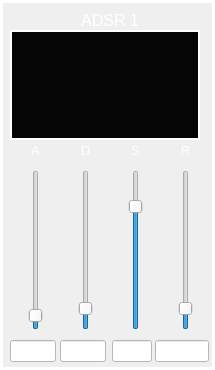
    <widget class="CustomFrame" name="frame_ADSR_1">
     <property name="geometry">
      <rect>
       <x>10</x>
       <y>230</y>
       <width>215</width>
       <height>370</height>
      </rect>
     </property>
     <property name="styleSheet">
      <string notr="true">color: rgb(255, 255, 255);</string>
     </property>
     <property name="frameShape">
      <enum>QFrame::Panel</enum>
     </property>
     <property name="frameShadow">
      <enum>QFrame::Plain</enum>
     </property>
     <property name="lineWidth">
      <number>3</number>
     </property>
     <property name="midLineWidth">
      <number>1</number>
     </property>
     <widget class="QLabel" name="label_Osc1HammondPercussionMode_2">
      <property name="geometry">
       <rect>
        <x>70</x>
        <y>10</y>
        <width>80</width>
        <height>20</height>
       </rect>
      </property>
      <property name="font">
       <font>
        <pointsize>12</pointsize>
       </font>
      </property>
      <property name="styleSheet">
       <string notr="true">color: rgb(255, 255, 255);</string>
      </property>
      <property name="text">
       <string>ADSR 1</string>
      </property>
      <property name="alignment">
       <set>Qt::AlignCenter</set>
      </property>
     </widget>
     <widget class="QLabel" name="label_Osc1HarmonyLevel_10">
      <property name="geometry">
       <rect>
        <x>20</x>
        <y>140</y>
        <width>31</width>
        <height>21</height>
       </rect>
      </property>
      <property name="font">
       <font>
        <pointsize>10</pointsize>
       </font>
      </property>
      <property name="styleSheet">
       <string notr="true">color: rgb(255, 255, 255);</string>
      </property>
      <property name="text">
       <string>A</string>
      </property>
      <property name="alignment">
       <set>Qt::AlignCenter</set>
      </property>
     </widget>
     <widget class="CustomVerticalSlider" name="verticalSlider_AdsrA_1">
      <property name="geometry">
       <rect>
        <x>25</x>
        <y>170</y>
        <width>22</width>
        <height>160</height>
       </rect>
      </property>
      <property name="maximum">
       <number>100</number>
      </property>
      <property name="value">
       <number>5</number>
      </property>
      <property name="orientation">
       <enum>Qt::Vertical</enum>
      </property>
      <property name="tickPosition">
       <enum>QSlider::NoTicks</enum>
      </property>
      <property name="tickInterval">
       <number>10</number>
      </property>
     </widget>
     <widget class="CustomVerticalSlider" name="verticalSlider_AdsrD_1">
      <property name="geometry">
       <rect>
        <x>75</x>
        <y>170</y>
        <width>22</width>
        <height>160</height>
       </rect>
      </property>
      <property name="maximum">
       <number>100</number>
      </property>
      <property name="value">
       <number>10</number>
      </property>
      <property name="orientation">
       <enum>Qt::Vertical</enum>
      </property>
      <property name="tickPosition">
       <enum>QSlider::NoTicks</enum>
      </property>
      <property name="tickInterval">
       <number>10</number>
      </property>
     </widget>
     <widget class="CustomVerticalSlider" name="verticalSlider_AdsrS_1">
      <property name="geometry">
       <rect>
        <x>125</x>
        <y>170</y>
        <width>22</width>
        <height>160</height>
       </rect>
      </property>
      <property name="maximum">
       <number>100</number>
      </property>
      <property name="value">
       <number>80</number>
      </property>
      <property name="orientation">
       <enum>Qt::Vertical</enum>
      </property>
      <property name="tickPosition">
       <enum>QSlider::NoTicks</enum>
      </property>
      <property name="tickInterval">
       <number>10</number>
      </property>
     </widget>
     <widget class="CustomVerticalSlider" name="verticalSlider_AdsrR_1">
      <property name="geometry">
       <rect>
        <x>175</x>
        <y>170</y>
        <width>22</width>
        <height>160</height>
       </rect>
      </property>
      <property name="maximum">
       <number>100</number>
      </property>
      <property name="value">
       <number>10</number>
      </property>
      <property name="orientation">
       <enum>Qt::Vertical</enum>
      </property>
      <property name="tickPosition">
       <enum>QSlider::NoTicks</enum>
      </property>
      <property name="tickInterval">
       <number>10</number>
      </property>
     </widget>
     <widget class="QLabel" name="label_Osc1HarmonyLevel_11">
      <property name="geometry">
       <rect>
        <x>70</x>
        <y>140</y>
        <width>31</width>
        <height>21</height>
       </rect>
      </property>
      <property name="font">
       <font>
        <pointsize>10</pointsize>
       </font>
      </property>
      <property name="styleSheet">
       <string notr="true">color: rgb(255, 255, 255);</string>
      </property>
      <property name="text">
       <string>D</string>
      </property>
      <property name="alignment">
       <set>Qt::AlignCenter</set>
      </property>
     </widget>
     <widget class="QLabel" name="label_AdsrS_1">
      <property name="geometry">
       <rect>
        <x>120</x>
        <y>140</y>
        <width>31</width>
        <height>21</height>
       </rect>
      </property>
      <property name="font">
       <font>
        <pointsize>10</pointsize>
       </font>
      </property>
      <property name="styleSheet">
       <string notr="true">color: rgb(255, 255, 255);</string>
      </property>
      <property name="text">
       <string>S</string>
      </property>
      <property name="alignment">
       <set>Qt::AlignCenter</set>
      </property>
     </widget>
     <widget class="QLabel" name="label_Osc1HarmonyLevel_13">
      <property name="geometry">
       <rect>
        <x>170</x>
        <y>140</y>
        <width>31</width>
        <height>21</height>
       </rect>
      </property>
      <property name="font">
       <font>
        <pointsize>10</pointsize>
       </font>
      </property>
      <property name="styleSheet">
       <string notr="true">color: rgb(255, 255, 255);</string>
      </property>
      <property name="text">
       <string>R</string>
      </property>
      <property name="alignment">
       <set>Qt::AlignCenter</set>
      </property>
     </widget>
     <widget class="QLineEdit" name="lineEdit_AdsrA_1">
      <property name="geometry">
       <rect>
        <x>10</x>
        <y>340</y>
        <width>46</width>
        <height>22</height>
       </rect>
      </property>
      <property name="styleSheet">
       <string notr="true">background-color: rgb(255, 255, 255);
color: rgb(0, 0, 0);</string>
      </property>
      <property name="alignment">
       <set>Qt::AlignCenter</set>
      </property>
      <property name="readOnly">
       <bool>true</bool>
      </property>
     </widget>
     <widget class="QLineEdit" name="lineEdit_AdsrD_1">
      <property name="geometry">
       <rect>
        <x>60</x>
        <y>340</y>
        <width>46</width>
        <height>22</height>
       </rect>
      </property>
      <property name="styleSheet">
       <string notr="true">background-color: rgb(255, 255, 255);
color: rgb(0, 0, 0);</string>
      </property>
      <property name="alignment">
       <set>Qt::AlignCenter</set>
      </property>
      <property name="readOnly">
       <bool>true</bool>
      </property>
     </widget>
     <widget class="QLineEdit" name="lineEdit_AdsrS_1">
      <property name="geometry">
       <rect>
        <x>112</x>
        <y>340</y>
        <width>40</width>
        <height>22</height>
       </rect>
      </property>
      <property name="styleSheet">
       <string notr="true">background-color: rgb(255, 255, 255);
color: rgb(0, 0, 0);</string>
      </property>
      <property name="alignment">
       <set>Qt::AlignCenter</set>
      </property>
      <property name="readOnly">
       <bool>true</bool>
      </property>
     </widget>
     <widget class="QLineEdit" name="lineEdit_AdsrR_1">
      <property name="geometry">
       <rect>
        <x>155</x>
        <y>340</y>
        <width>54</width>
        <height>22</height>
       </rect>
      </property>
      <property name="styleSheet">
       <string notr="true">background-color: rgb(255, 255, 255);
color: rgb(0, 0, 0);</string>
      </property>
      <property name="alignment">
       <set>Qt::AlignCenter</set>
      </property>
      <property name="readOnly">
       <bool>true</bool>
      </property>
     </widget>
     <widget class="QFrame" name="frame_AdsrPlotFrame_1">
      <property name="geometry">
       <rect>
        <x>10</x>
        <y>30</y>
        <width>190</width>
        <height>110</height>
       </rect>
      </property>
      <property name="styleSheet">
       <string notr="true">background-color: rgb(5, 5, 5);
color: rgb(255, 255, 255);</string>
      </property>
      <property name="frameShape">
       <enum>QFrame::Panel</enum>
      </property>
      <property name="frameShadow">
       <enum>QFrame::Plain</enum>
      </property>
      <property name="lineWidth">
       <number>2</number>
      </property>
      <widget class="QCustomPlot" name="widget_ADSRplot_1" native="true">
       <property name="geometry">
        <rect>
         <x>10</x>
         <y>9</y>
         <width>165</width>
         <height>90</height>
        </rect>
       </property>
      </widget>
     </widget>
    </widget>
